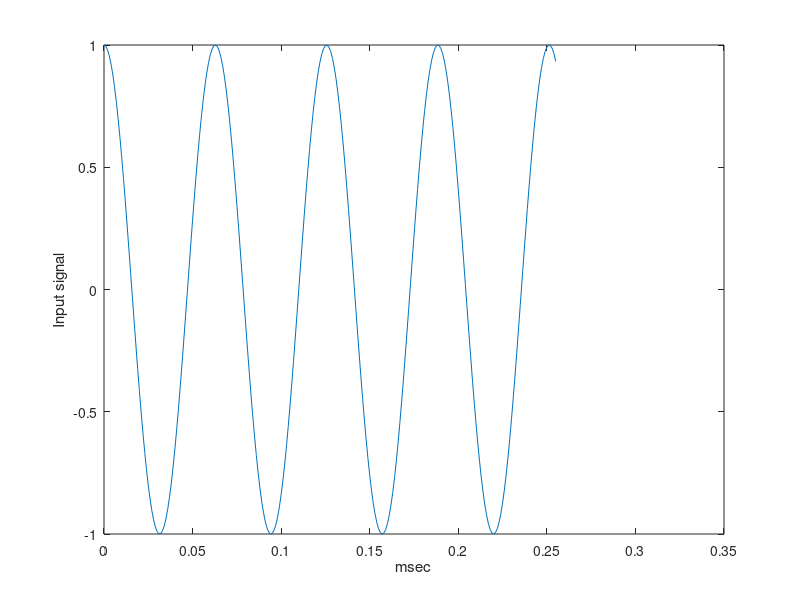
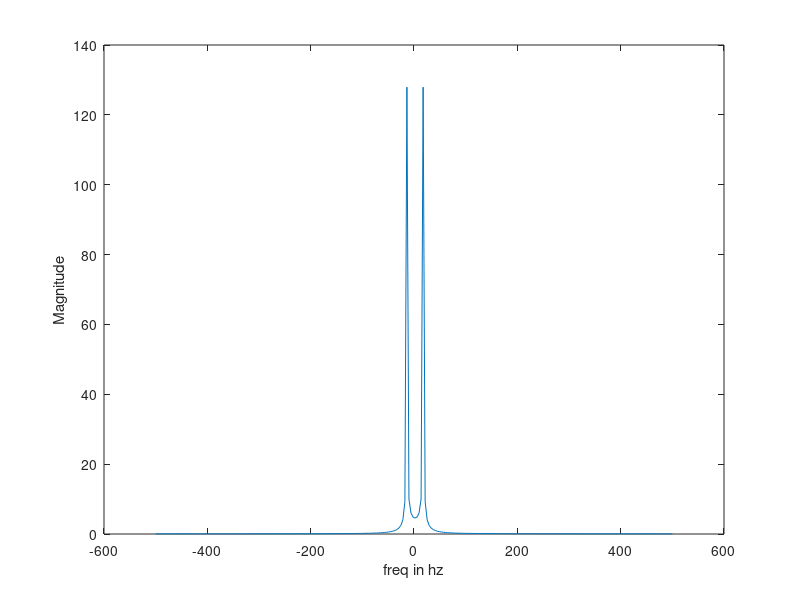
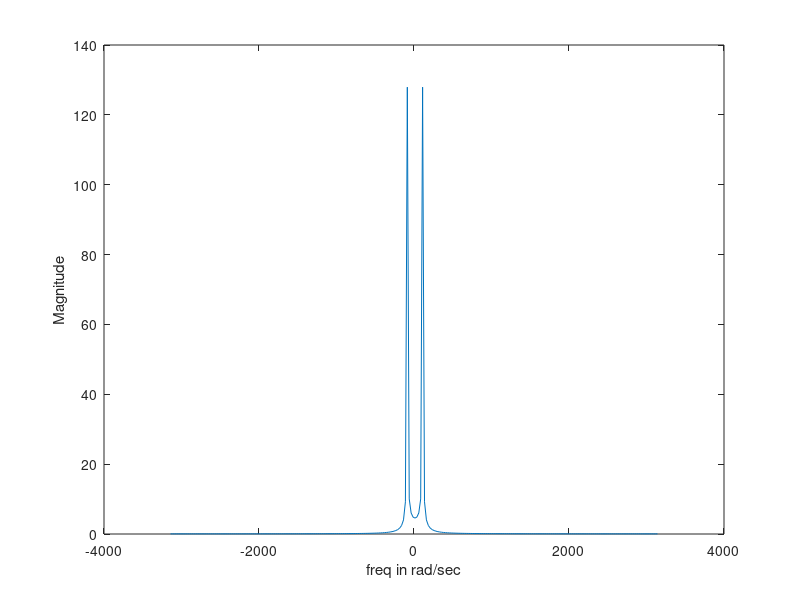

Write the MATLAB code that produced these figures, in order.
% Problem example 3.13 - p 119 Blandford and Parr
%
% F. Frigo  15-Sep-2020
%
sample_period=0.001;
N = 256;
t=[0:sample_period:(N-1)*sample_period];
hz=linspace(-0.5/sample_period, 0.5/sample_period, N);
w=hz*2*pi;

x=cos(100*t);

figure();
plot(t, x);
ylabel('Input signal');
xlabel('msec');

X=fft(x,N);
XM=fftshift(X);
figure();
plot(hz, abs(XM));
ylabel('Magnitude');
xlabel('freq in hz');

figure();
plot(w, abs(XM));
ylabel('Magnitude');
xlabel('freq in rad/sec');
